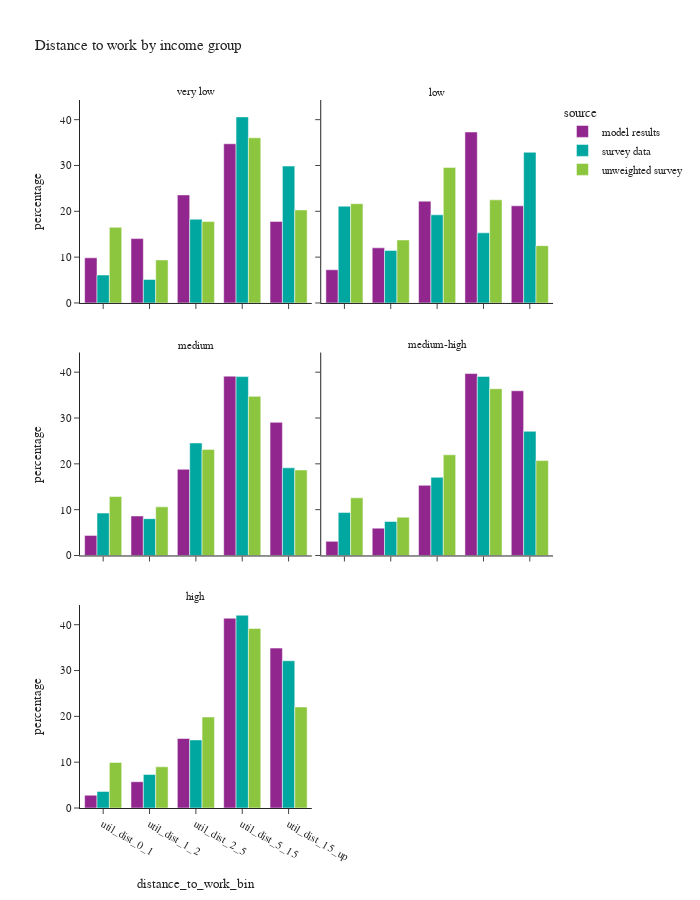

Here is the notebook cell this chart was saved with:
### Code cell
df_plot = per_data.loc[(per_data['is_worker']) & (per_data['distance_to_work_bin'] != float('nan'))].groupby(['source','hhincome_group','distance_to_work_bin'])['person_weight'].sum().reset_index()
df_plot['percentage'] = df_plot.groupby(['source','hhincome_group'], group_keys=False)['person_weight']. \
    apply(lambda x: 100 * x / float(x.sum()))
# df_plot

fig = px.bar(df_plot, x="distance_to_work_bin", y="percentage", color="source",barmode="group",
             facet_col="hhincome_group", facet_col_wrap=2,
             title="Distance to work by income group")
fig.for_each_annotation(lambda a: a.update(text = a.text.split("=")[-1]))
fig.update_layout(height=900, width=700, font=dict(size=11))
fig.show()

### Figure 1 — Plotly figure (JSON) as saved in the notebook; plotly's stock layout.template omitted (floating-point values rounded to 4 significant figures)
{"data": [{"alignmentgroup": "True", "hovertemplate": "source=model results<br>hhincome_group=very low<br>distance_to_work_bin=%{x}<br>percentage=%{y}<extra></extra>", "legendgroup": "model results", "marker": {"color": "#91268F", "pattern": {"shape": ""}}, "name": "model results", "offsetgroup": "model results", "orientation": "v", "showlegend": true, "textposition": "auto", "type": "bar", "x": ["util_dist_0_1", "util_dist_1_2", "util_dist_2_5", "util_dist_5_15", "util_dist_15_up"], "xaxis": "x5", "y": [9.848, 14.04, 23.57, 34.74, 17.8], "yaxis": "y5"}, {"alignmentgroup": "True", "hovertemplate": "source=model results<br>hhincome_group=low<br>distance_to_work_bin=%{x}<br>percentage=%{y}<extra></extra>", "legendgroup": "model results", "marker": {"color": "#91268F", "pattern": {"shape": ""}}, "name": "model results", "offsetgroup": "model results", "orientation": "v", "showlegend": false, "textposition": "auto", "type": "bar", "x": ["util_dist_0_1", "util_dist_1_2", "util_dist_2_5", "util_dist_5_15", "util_dist_15_up"], "xaxis": "x6", "y": [7.241, 12.03, 22.22, 37.31, 21.2], "yaxis": "y6"}, {"alignmentgroup": "True", "hovertemplate": "source=model results<br>hhincome_group=medium<br>distance_to_work_bin=%{x}<br>percentage=%{y}<extra></extra>", "legendgroup": "model results", "marker": {"color": "#91268F", "pattern": {"shape": ""}}, "name": "model results", "offsetgroup": "model results", "orientation": "v", "showlegend": false, "textposition": "auto", "type": "bar", "x": ["util_dist_0_1", "util_dist_1_2", "util_dist_2_5", "util_dist_5_15", "util_dist_15_up"], "xaxis": "x3", "y": [4.385, 8.62, 18.81, 39.13, 29.05], "yaxis": "y3"}, {"alignmentgroup": "True", "hovertemplate": "source=model results<br>hhincome_group=medium-high<br>distance_to_work_bin=%{x}<br>percentage=%{y}<extra></extra>", "legendgroup": "model results", "marker": {"color": "#91268F", "pattern": {"shape": ""}}, "name": "model results", "offsetgroup": "model results", "orientation": "v", "showlegend": false, "textposition": "auto", "type": "bar", "x": ["util_dist_0_1", "util_dist_1_2", "util_dist_2_5", "util_dist_5_15", "util_dist_15_up"], "xaxis": "x4", "y": [3.079, 5.969, 15.31, 39.7, 35.95], "yaxis": "y4"}, {"alignmentgroup": "True", "hovertemplate": "source=model results<br>hhincome_group=high<br>distance_to_work_bin=%{x}<br>percentage=%{y}<extra></extra>", "legendgroup": "model results", "marker": {"color": "#91268F", "pattern": {"shape": ""}}, "name": "model results", "offsetgroup": "model results", "orientation": "v", "showlegend": false, "textposition": "auto", "type": "bar", "x": ["util_dist_0_1", "util_dist_1_2", "util_dist_2_5", "util_dist_5_15", "util_dist_15_up"], "xaxis": "x", "y": [2.787, 5.738, 15.16, 41.42, 34.9], "yaxis": "y"}, {"alignmentgroup": "True", "hovertemplate": "source=survey data<br>hhincome_group=very low<br>distance_to_work_bin=%{x}<br>percentage=%{y}<extra></extra>", "legendgroup": "survey data", "marker": {"color": "#00A7A0", "pattern": {"shape": ""}}, "name": "survey data", "offsetgroup": "survey data", "orientation": "v", "showlegend": true, "textposition": "auto", "type": "bar", "x": ["util_dist_0_1", "util_dist_1_2", "util_dist_2_5", "util_dist_5_15", "util_dist_15_up"], "xaxis": "x5", "y": [6.103, 5.129, 18.29, 40.61, 29.87], "yaxis": "y5"}, {"alignmentgroup": "True", "hovertemplate": "source=survey data<br>hhincome_group=low<br>distance_to_work_bin=%{x}<br>percentage=%{y}<extra></extra>", "legendgroup": "survey data", "marker": {"color": "#00A7A0", "pattern": {"shape": ""}}, "name": "survey data", "offsetgroup": "survey data", "orientation": "v", "showlegend": false, "textposition": "auto", "type": "bar", "x": ["util_dist_0_1", "util_dist_1_2", "util_dist_2_5", "util_dist_5_15", "util_dist_15_up"], "xaxis": "x6", "y": [21.12, 11.46, 19.24, 15.3, 32.89], "yaxis": "y6"}, {"alignmentgroup": "True", "hovertemplate": "source=survey data<br>hhincome_group=medium<br>distance_to_work_bin=%{x}<br>percentage=%{y}<extra></extra>", "legendgroup": "survey data", "marker": {"color": "#00A7A0", "pattern": {"shape": ""}}, "name": "survey data", "offsetgroup": "survey data", "orientation": "v", "showlegend": false, "textposition": "auto", "type": "bar", "x": ["util_dist_0_1", "util_dist_1_2", "util_dist_2_5", "util_dist_5_15", "util_dist_15_up"], "xaxis": "x3", "y": [9.25, 8.035, 24.55, 39.03, 19.13], "yaxis": "y3"}, {"alignmentgroup": "True", "hovertemplate": "source=survey data<br>hhincome_group=medium-high<br>distance_to_work_bin=%{x}<br>percentage=%{y}<extra></extra>", "legendgroup": "survey data", "marker": {"color": "#00A7A0", "pattern": {"shape": ""}}, "name": "survey data", "offsetgroup": "survey data", "orientation": "v", "showlegend": false, "textposition": "auto", "type": "bar", "x": ["util_dist_0_1", "util_dist_1_2", "util_dist_2_5", "util_dist_5_15", "util_dist_15_up"], "xaxis": "x4", "y": [9.359, 7.422, 17.05, 39.07, 27.1], "yaxis": "y4"}, {"alignmentgroup": "True", "hovertemplate": "source=survey data<br>hhincome_group=high<br>distance_to_work_bin=%{x}<br>percentage=%{y}<extra></extra>", "legendgroup": "survey data", "marker": {"color": "#00A7A0", "pattern": {"shape": ""}}, "name": "survey data", "offsetgroup": "survey data", "orientation": "v", "showlegend": false, "textposition": "auto", "type": "bar", "x": ["util_dist_0_1", "util_dist_1_2", "util_dist_2_5", "util_dist_5_15", "util_dist_15_up"], "xaxis": "x", "y": [3.617, 7.317, 14.86, 42.08, 32.13], "yaxis": "y"}, {"alignmentgroup": "True", "hovertemplate": "source=unweighted survey<br>hhincome_group=very low<br>distance_to_work_bin=%{x}<br>percentage=%{y}<extra></extra>", "legendgroup": "unweighted survey", "marker": {"color": "#8CC63E", "pattern": {"shape": ""}}, "name": "unweighted survey", "offsetgroup": "unweighted survey", "orientation": "v", "showlegend": true, "textposition": "auto", "type": "bar", "x": ["util_dist_0_1", "util_dist_1_2", "util_dist_2_5", "util_dist_5_15", "util_dist_15_up"], "xaxis": "x5", "y": [16.5, 9.391, 17.77, 36.04, 20.3], "yaxis": "y5"}, {"alignmentgroup": "True", "hovertemplate": "source=unweighted survey<br>hhincome_group=low<br>distance_to_work_bin=%{x}<br>percentage=%{y}<extra></extra>", "legendgroup": "unweighted survey", "marker": {"color": "#8CC63E", "pattern": {"shape": ""}}, "name": "unweighted survey", "offsetgroup": "unweighted survey", "orientation": "v", "showlegend": false, "textposition": "auto", "type": "bar", "x": ["util_dist_0_1", "util_dist_1_2", "util_dist_2_5", "util_dist_5_15", "util_dist_15_up"], "xaxis": "x6", "y": [21.67, 13.75, 29.58, 22.5, 12.5], "yaxis": "y6"}, {"alignmentgroup": "True", "hovertemplate": "source=unweighted survey<br>hhincome_group=medium<br>distance_to_work_bin=%{x}<br>percentage=%{y}<extra></extra>", "legendgroup": "unweighted survey", "marker": {"color": "#8CC63E", "pattern": {"shape": ""}}, "name": "unweighted survey", "offsetgroup": "unweighted survey", "orientation": "v", "showlegend": false, "textposition": "auto", "type": "bar", "x": ["util_dist_0_1", "util_dist_1_2", "util_dist_2_5", "util_dist_5_15", "util_dist_15_up"], "xaxis": "x3", "y": [12.86, 10.61, 23.15, 34.73, 18.65], "yaxis": "y3"}, {"alignmentgroup": "True", "hovertemplate": "source=unweighted survey<br>hhincome_group=medium-high<br>distance_to_work_bin=%{x}<br>percentage=%{y}<extra></extra>", "legendgroup": "unweighted survey", "marker": {"color": "#8CC63E", "pattern": {"shape": ""}}, "name": "unweighted survey", "offsetgroup": "unweighted survey", "orientation": "v", "showlegend": false, "textposition": "auto", "type": "bar", "x": ["util_dist_0_1", "util_dist_1_2", "util_dist_2_5", "util_dist_5_15", "util_dist_15_up"], "xaxis": "x4", "y": [12.59, 8.352, 21.97, 36.38, 20.71], "yaxis": "y4"}, {"alignmentgroup": "True", "hovertemplate": "source=unweighted survey<br>hhincome_group=high<br>distance_to_work_bin=%{x}<br>percentage=%{y}<extra></extra>", "legendgroup": "unweighted survey", "marker": {"color": "#8CC63E", "pattern": {"shape": ""}}, "name": "unweighted survey", "offsetgroup": "unweighted survey", "orientation": "v", "showlegend": false, "textposition": "auto", "type": "bar", "x": ["util_dist_0_1", "util_dist_1_2", "util_dist_2_5", "util_dist_5_15", "util_dist_15_up"], "xaxis": "x", "y": [9.927, 8.986, 19.85, 39.18, 22.05], "yaxis": "y"}], "layout": {"annotations": [{"font": {}, "showarrow": false, "text": "high", "x": 0.245, "xanchor": "center", "xref": "paper", "y": 0.2867, "yanchor": "bottom", "yref": "paper"}, {"font": {}, "showarrow": false, "text": "medium", "x": 0.245, "xanchor": "center", "xref": "paper", "y": 0.6433, "yanchor": "bottom", "yref": "paper"}, {"font": {}, "showarrow": false, "text": "medium-high", "x": 0.755, "xanchor": "center", "xref": "paper", "y": 0.6433, "yanchor": "bottom", "yref": "paper"}, {"font": {}, "showarrow": false, "text": "very low", "x": 0.245, "xanchor": "center", "xref": "paper", "y": 1.0, "yanchor": "bottom", "yref": "paper"}, {"font": {}, "showarrow": false, "text": "low", "x": 0.755, "xanchor": "center", "xref": "paper", "y": 1.0, "yanchor": "bottom", "yref": "paper"}], "barmode": "group", "font": {"size": 11}, "height": 900, "legend": {"title": {"text": "source"}, "tracegroupgap": 0}, "title": {"text": "Distance to work by income group"}, "width": 700, "xaxis": {"anchor": "y", "domain": [0.0, 0.49], "title": {"text": "distance_to_work_bin"}}, "xaxis2": {"anchor": "y2", "domain": [0.51, 1.0], "matches": "x", "title": {"text": "distance_to_work_bin"}}, "xaxis3": {"anchor": "y3", "domain": [0.0, 0.49], "matches": "x", "showticklabels": false}, "xaxis4": {"anchor": "y4", "domain": [0.51, 1.0], "matches": "x", "showticklabels": false}, "xaxis5": {"anchor": "y5", "domain": [0.0, 0.49], "matches": "x", "showticklabels": false}, "xaxis6": {"anchor": "y6", "domain": [0.51, 1.0], "matches": "x", "showticklabels": false}, "yaxis": {"anchor": "x", "domain": [0.0, 0.2867], "title": {"text": "percentage"}}, "yaxis2": {"anchor": "x2", "domain": [0.0, 0.2867], "matches": "y", "showticklabels": false}, "yaxis3": {"anchor": "x3", "domain": [0.3567, 0.6433], "matches": "y", "title": {"text": "percentage"}}, "yaxis4": {"anchor": "x4", "domain": [0.3567, 0.6433], "matches": "y", "showticklabels": false}, "yaxis5": {"anchor": "x5", "domain": [0.7133, 1.0], "matches": "y", "title": {"text": "percentage"}}, "yaxis6": {"anchor": "x6", "domain": [0.7133, 1.0], "matches": "y", "showticklabels": false}}}
